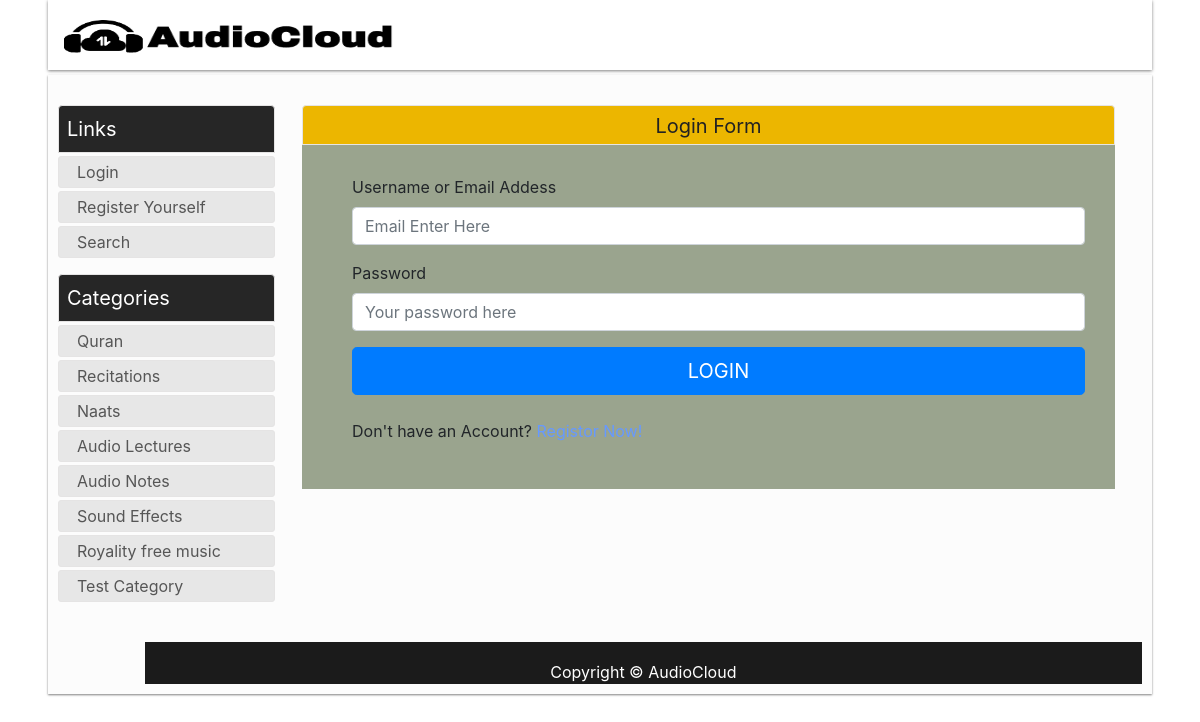
Screenshot of /AudioCloud/?val=login with the database file from the repository.
### tables this page shows
CREATE TABLE IF NOT EXISTS `audiocategories` (
  `id` int(20) NOT NULL AUTO_INCREMENT,
  `name` varchar(100) NOT NULL,
  `addedBy` varchar(200) DEFAULT NULL,
  `datetime` timestamp NOT NULL DEFAULT CURRENT_TIMESTAMP,
  PRIMARY KEY (`id`),
  UNIQUE KEY `id` (`id`),
  UNIQUE KEY `name` (`name`)
);

### AudioCloud/redirect.php (called while the page is built, shortened)
<?php
include 'html_Generator.php';
class Redirect {
	var $html_gen;
	public function __construct( ){
		$this->html_gen = new HTML_Generator();
	 }
	public function Go_to_Login()
	{
		$this->html_gen->GiveMe_headerSection();
		$this->html_gen->GiveMe_login();
		$this->html_gen->GiveMe_aside();
		$this->html_gen->GiveMe_footerSection();
	}
}
?>

### AudioCloud/DB_Class.php (called while the page is built, shortened)
<?php
class DB_Class{
	public $host = "localhost";
	public $user = "root";
	public $pass = "";
	public $db = "audiocloud";
	protected $conn ;
	public function __construct( ){
		$this->conn = new mysqli($this->host, $this->user, $this->pass, $this->db);
	}
    public function Get_Categories()
    {
      $sql = "SELECT * FROM audiocategories";
      $result=mysqli_query($this->conn, $sql);
      if(!empty($result)){
        return ($result);
      }else{
        return null;
      }
    }
}
?>

### AudioCloud/html_Generator.php (the view, shortened to what this page needs)
<?php
include 'DB_Class.php';
class HTML_Generator {
	public $baseurl;
	public $headSection;
	public $footer;
	public $loginSection;
	public $db_Obj;
	public function __construct()
	{
		$this->db_Obj = new DB_Class();
		$this->baseurl = "http://" . $_SERVER['HTTP_HOST'] . rtrim(dirname($_SERVER['PHP_SELF']), '/\\') . "/";
		$this->headSection = '<!DOCTYPE html>
		<html lang="en" nighteye="active" style="background-image: none !important;" ne="0.32044710471749926">
		<head>
		<link href="style.css" rel="stylesheet" type="text/css">
		<link rel="stylesheet" href="bootstrap.css" type="text/css">
		<script type="text/javascript" src="jquery.js"></script>
		<title>AudioCloud Project</title>
		</head>
		<body>
		<header>
		<nav class="navbar">
		<div class="main_search row" style="margin-left:50%;">
		<span class="">  </span>
		</div>
		<div class="nav_brand align-content-center"><div id="logo"><a href="'. $this->baseurl .'?val=home"> <img  class="align-self-center" src="logoPNG.png" width="350" height="61" > </a></div>
		</div>
		</nav>
		</header> <div class="main_wrapper"><div id="content">';
		$this->loginSection = '	<div id="content_wrapper">
		<div class="featured_image">
		<div class="head_box" >Login Form</div>
		</div><div >
		<div class="main-agileinfo" style="background-color:#9aa48e; width:100%; height:100%;  padding-top: 30px; padding-right: 30px; padding-bottom: 30px; padding-left: 50px; ">
		<div class="agileits-top">
		<form name="formlogin" id="formlogin" method="post">
		<div class="form-group">
		<label for="username">Username or Email Addess</label>
		<input type="text" class="form-control" id="username" placeholder="Email Enter Here" name="login_username"  maxlength="20"  required>
		</div>
		<div class="form-group">
		<label for="password">Password</label>
		<input type="password" class="form-control" id="password" placeholder="Your password here" name="login_password" maxlength="20" required>
		</div>
		<input type="hidden"  class="hidden" name="login" value="login">
		<input type="button" onclick="Login(this)" class="btn btn-primary btn-lg btn-block" value="LOGIN">
		</form><br>
		<p>Don\'t have an Account? <a href="#"> Registor Now!</a></p>
		<div id="output"></div>
		</div>
		</div></div></div>';
		$this->footer = '
		<div class="modal" id="exampleModalCentered" tabindex="-1" role="dialog" aria-labelledby="exampleModalCenteredLabel" aria-hidden="true">
		<div class="modal-dialog modal-dialog-centered" role="document">
		<div class="modal-content">
		<div class="modal-header">
		<h5 class="modal-title" id="exampleModalCenteredLabel">Modal title</h5>
		<button type="button" class="close" data-dismiss="modal" aria-label="Close">
		<span aria-hidden="true">&times;</span>
		</button>
		</div>
		<div class="modal-body" id="modal-body" >
		<span class="w-100" id="abcc"> </span>
		<br>
		<div  id="modaltable">
		</div>
		</div>
		<div class="modal-footer">
		<button type="button" class="btn btn-secondary" data-dismiss="modal">Close</button>
		</div>
		</div>
		</div>
		</div> ';
		$this->footer .= '<script type="text/javascript" src="JS_form.js"></script> </div> <footer>Copyright © AudioCloud </footer> </div> </body></html>';
	}
	public function GiveMe_headerSection()
	{
		echo $this->headSection;
	}
	public function GiveMe_footerSection()
	{
		echo $this->footer;
	}
	public function GiveMe_login()
	{
		echo $this->loginSection;
	}
	public function GiveMe_aside ($user = false, $admin = false)
	{
		echo '<aside>';
				echo '<div class="box-head">Links</div>
				<div id="categoriesContent">
				<ul>';
				if(!isset( $_SESSION["log"])){
					echo '<li><a href="'; echo $this->baseurl; echo '?val=login">Login</a></li>
					<li><a href="'; echo $this->baseurl; echo '?val=registor">Register Yourself</a></li> ';
				}
				echo '<li><a href="'. $this->baseurl .'?search=home">Search</a></li></ul></div> ';
				echo '<div class="box-head">Categories </div>
				<div id="categoriesContent"> <ul>';
				$categories = $this->db_Obj->Get_Categories();
				if(!empty($categories)){
					foreach ($categories as $category ) {
						echo '<li><a href="'. $this->baseurl .'?search='.$category['name'].'">'.$category['name'].'</a></li>';
					}
				}
				else
				{
					echo '<li> Donot have any categories </li>';
				}
				echo '</ul> </div>';
				echo '<br> </aside>';
	}
}
?>

### AudioCloud/style.css (style rules this page uses)
* { margin: 0px; padding: 0px; }
a:link { text-decoration:none;color:#6699ff; }
header,div, section, footer, aside, nav, article, hgroup { display:block; }
body { font: normal normal 12px Oswald,'Bebas Neue',Bebas,'Arial Narrow',Sans-Serif;background: url(/img/bg.png); }
.main_wrapper { background: #FCFCFC;;padding: 30px 10px 10px 10px;width: 92%; position: absolute;left:0;right:0;margin-left:auto;margin-right:auto;box-shadow: 0px 1px 2px rgba(0,0,0,0.5);margin-bottom: 50px; }
aside { width: 20%; }
aside .box-head { border-top-left-radius: 4px;border-top-right-radius: 4px;background: #262626;color: #ffffff;text-transform: none;font-size: 20px;border: 1px solid #e5e4e4;padding: 8px;margin-bottom: 3px; }
#categoriesContent ul { list-style: none; }
#categoriesContent ul li { border-radius: 3px; margin: 3px 0 0 0; border: 1px solid #e5e4e4; padding: 0; height: 32px; background: #e7e7e7; overflow: hidden; text-overflow: ellipsis; }
#categoriesContent ul li a { font-size: 16px;line-height: 18px;color: #565656;text-decoration: none;text-transform: none; display: block;padding: 7px;padding-left:18px; display: -webkit-box; margin: 0 auto; line-height: 1; -webkit-line-clamp: 2; -webkit-box-orient: vertical; overflow: hidden; text-overflow: ellipsis; }
#content_wrapper { width: 75%;float: right;margin-bottom: 20px;margin-right: 27px; }
.featured_image { width: 100%;text-align: center; }
.featured_image .head_box { border-top-left-radius: 4px;border-top-right-radius: 4px;height: 40px;width: 100%;background:#ECB600 !important;color: #222222;text-transform: none;font-size: 20px;line-height: 41px;text-align: center;border: 1px solid #e5e4e4; }
footer { width: 92%; margin: 0 auto;height: 42px;background:#1B1B1B;text-align: center;float: right;color: white;font-size: 16px;padding-top: 18px;margin-top: 10px;margin: 0 auto; }
#contact-usbox input, select, button, .btn { display: inline-block;padding: 4px;margin: 0;outline: none;background-color: #FFF;border: 1px solid #bdbdbd;-webkit-border-radius: 3px;border-radius: 3px;outline: none; }
.navbar { height: 70px;margin: 0 auto;margin-bottom: 5px;width: 92%; margin-top: 0px;box-shadow: 0px 1px 3px rgba(0,0,0,0.5); }
.nav_brand { width: 107px;height: 70px;position: absolute;text-align: center;color: white; }
#logo { padding-top: 3px; }
#logo a { font-size: 29px;color: #ECB600;font-family: 'Oswald', sans-serif;text-decoration:none; }
.main_search { width: 402px;height: 86px;margin: 7px 35px 0 0;float: right; }
a { color:rgb(140,140,250); }
html { color:#000; background-image:none !important; background:#fff !important; }
body { background-color:#fff; background-image:none !important; }
input, select, textarea, button { color:#000; background-color:#fff; }
html { filter: contrast(100%) brightness(100%) saturate(100%); }

### rows the page displays
audiocategories: name "Quran"
audiocategories: name "Recitations"
audiocategories: name "Naats"
audiocategories: name "Audio Lectures"
audiocategories: name "Audio Notes"
audiocategories: name "Sound Effects"
audiocategories: name "Royality free music"
audiocategories: name "Test Category"
